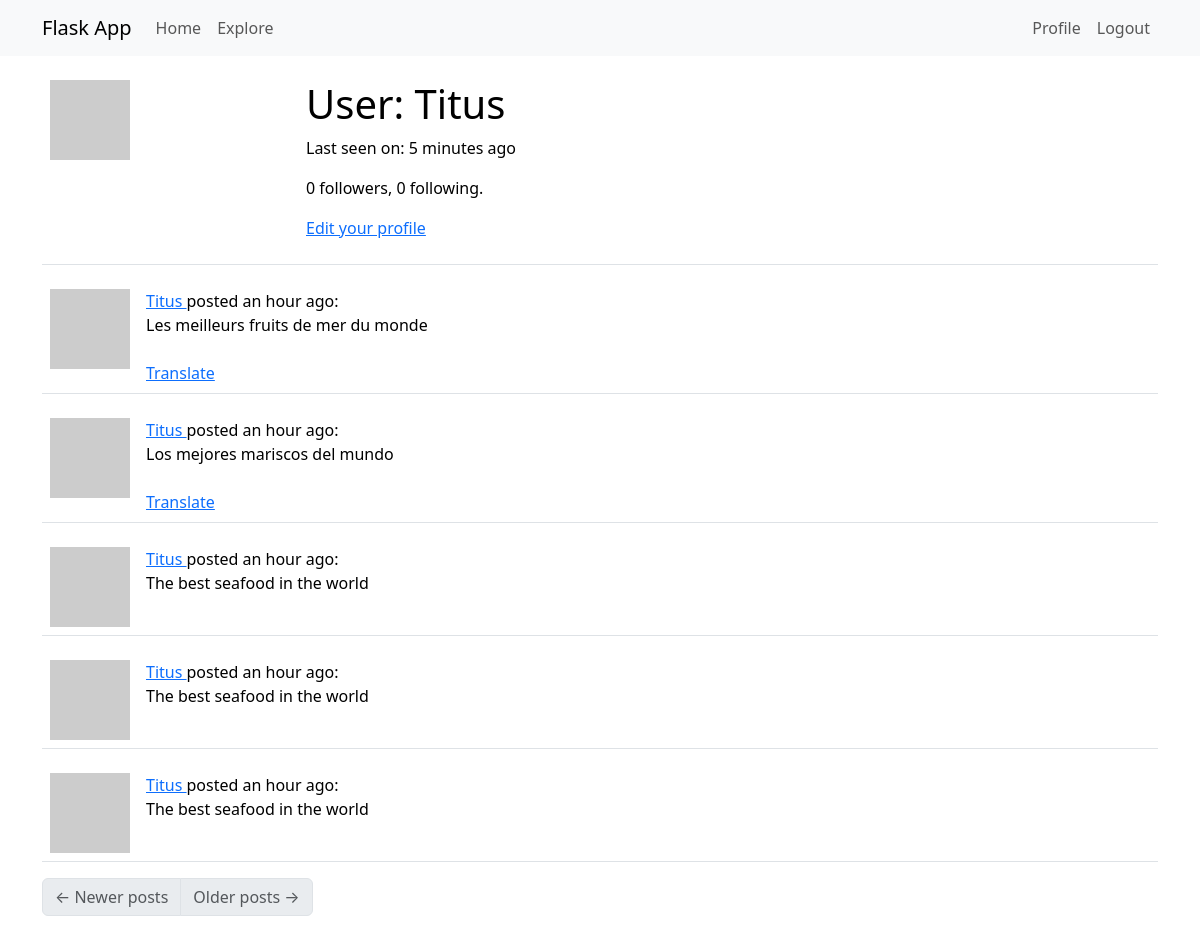
/user/Titus (signed in), run on the app's committed database.
### app/models.py (models this page shows, shortened)
class User(UserMixin, db.Model):
    __tablename__ = "users"
    id = db.Column(db.Integer, primary_key=True)
    username = db.Column(db.String(64), unique=True)
    email = db.Column(db.String(120), unique=True)
    password = db.Column(db.String(256))
    bio = db.Column(db.String(140))
    last_seen = db.Column(db.DateTime, default=lambda: datetime.now(timezone.utc))
    created_at = db.Column(db.DateTime, default=lambda: datetime.now(timezone.utc))
    updated_at = db.Column(db.DateTime, default=lambda: datetime.now(timezone.utc))
    posts = db.relationship('Post', back_populates='user')
    following = db.relationship(
        'User',
        secondary=followers,
        primaryjoin=(followers.c.follower_id == id),
        secondaryjoin=(followers.c.followed_id == id),
        back_populates='followers')
    followers = db.relationship(
        'User',
        secondary=followers,
        primaryjoin=(followers.c.followed_id == id),
        secondaryjoin=(followers.c.follower_id == id),
        back_populates='following')
    def followers_count(self):
        return len(self.followers)
    def following_count(self):
        return len(self.following)
    def avatar(self, size):
        digest = md5(self.email.lower().encode('utf-8')).hexdigest()
        return f'https://www.gravatar.com/avatar/{digest}?d=identicon&s={size}'

class Post(db.Model):
    __tablename__ = "posts"
    id = db.Column(db.Integer, primary_key=True)
    body = db.Column(db.String(140))
    user_id = db.Column(db.Integer, db.ForeignKey('users.id'))
    created_at = db.Column(db.DateTime, default=lambda: datetime.now(timezone.utc))
    updated_at = db.Column(db.DateTime, default=lambda: datetime.now(timezone.utc))
    language =  db.Column(db.String(5))
    user = db.relationship('User', back_populates='posts')

### app/routes.py (the view)
@app.route('/user/<username>')
@login_required
def user(username):
    user =  User.query.filter_by(username=username).first()
    page = request.args.get('page', 1, type=int)
    query = Post.query.filter_by(user_id=user.id).order_by(Post.created_at.desc())
    posts = db.paginate(query, page=page, per_page=app.config['POSTS_PER_PAGE'], error_out=False)
    next_url = url_for('user', username=user.username, page=posts.next_num) if posts.has_next else None
    prev_url = url_for('user', username=user.username, page=posts.prev_num) if posts.has_prev else None
    form = EmptyForm()
    return render_template('user.html', user=user, posts=posts, next_url=next_url, prev_url=prev_url, form=form)

### app/__init__.py (called while the page is built)
def get_local():
    return request.accept_languages.best_match(app.config['LANGUAGES'])

### app/models.py (called while the page is built)
@login.user_loader
def load_user(id):
    return User.query.get(int(id))

### app/routes.py (called while the page is built)
@app.before_request
def before_request():
    if current_user.is_authenticated:
        current_user.last_seen = datetime.now(timezone.utc)
        db.session.commit()
    g.locale = str(get_locale())

### app/templates/user.html (shortened to what this page needs)
{% extends "base.html" %}
{% block content %}
    <table class="table table-hover">
        <tr>
            <td width="256px"><img src="{{ user.avatar(256) }}"></td>
            <td>
                <h1>User: {{ user.username }}</h1>
                {% if user.last_seen %}
                <p>Last seen on: {{ moment(user.last_seen).fromNow()}}
                </p>
                {% endif %}
                <p>{{ user.followers_count() }} followers, {{ user.following_count() }} following.</p>
                {% if user == current_user %}
                <p><a href="{{ url_for('edit_profile') }}">Edit your profile</a></p>
                {% endif %}
            </td>
        </tr>
    </table>
    {% for post in posts %}
        {% include '_post.html' %}
    {% endfor %}
    <nav aria-label="Post navigation">
        <ul class="pagination">
            <li class="page-item{% if not prev_url %} disabled{% endif %}">
                <a class="page-link" href="{{ prev_url }}">
                    <span aria-hidden="true">&larr;</span> Newer posts
                </a>
            </li>
            <li class="page-item{% if not next_url %} disabled{% endif %}">
                <a class="page-link" href="{{ next_url }}">
                    Older posts <span aria-hidden="true">&rarr;</span>
                </a>
            </li>
        </ul>
    </nav>
{% endblock %}

### app/templates/_post.html
<table class="table table-hover">
    <tr>
        <td width="70px">
            <a href="{{ url_for('user', username=post.user.username) }}">
                <img src="{{ post.user.avatar(70) }}" />
            </a>
        </td>
        <td>
            <a href="{{ url_for('user', username=post.user.username) }}">
                {{ post.user.username }}
            </a>
            posted  {{ moment(post.created_at).fromNow() }}:
            <br>
            <span id="post{{ post.id }}">{{ post.body }}</span>
            {% if post.language and post.language != g.locale %}
                <br></br>
                <span id="translation{{ post.id }}"><a href="javascript:translate(
                    'post{{ post.id }}',
                    'translation{{ post.id }}',
                    '{{ post.language }}',
                    '{{ g.locale }}'
                );">{{ _('Translate') }}</a></span>
                {% endif %}
        </td>
    </tr>
</table>

### data on the page
User: username "Titus", last_seen "5 minutes ago"
Post: user.username "Titus", created_at "an hour ago", body "Les meilleurs fruits de mer du monde"
Post: user.username "Titus", created_at "an hour ago", body "Los mejores mariscos del mundo"
Post: user.username "Titus", created_at "an hour ago", body "The best seafood in the world"
Post: user.username "Titus", created_at "an hour ago", body "The best seafood in the world"
Post: user.username "Titus", created_at "an hour ago", body "The best seafood in the world"

### other printed values
{{ user.followers_count() }} "0"
{{ user.following_count() }} "0"
